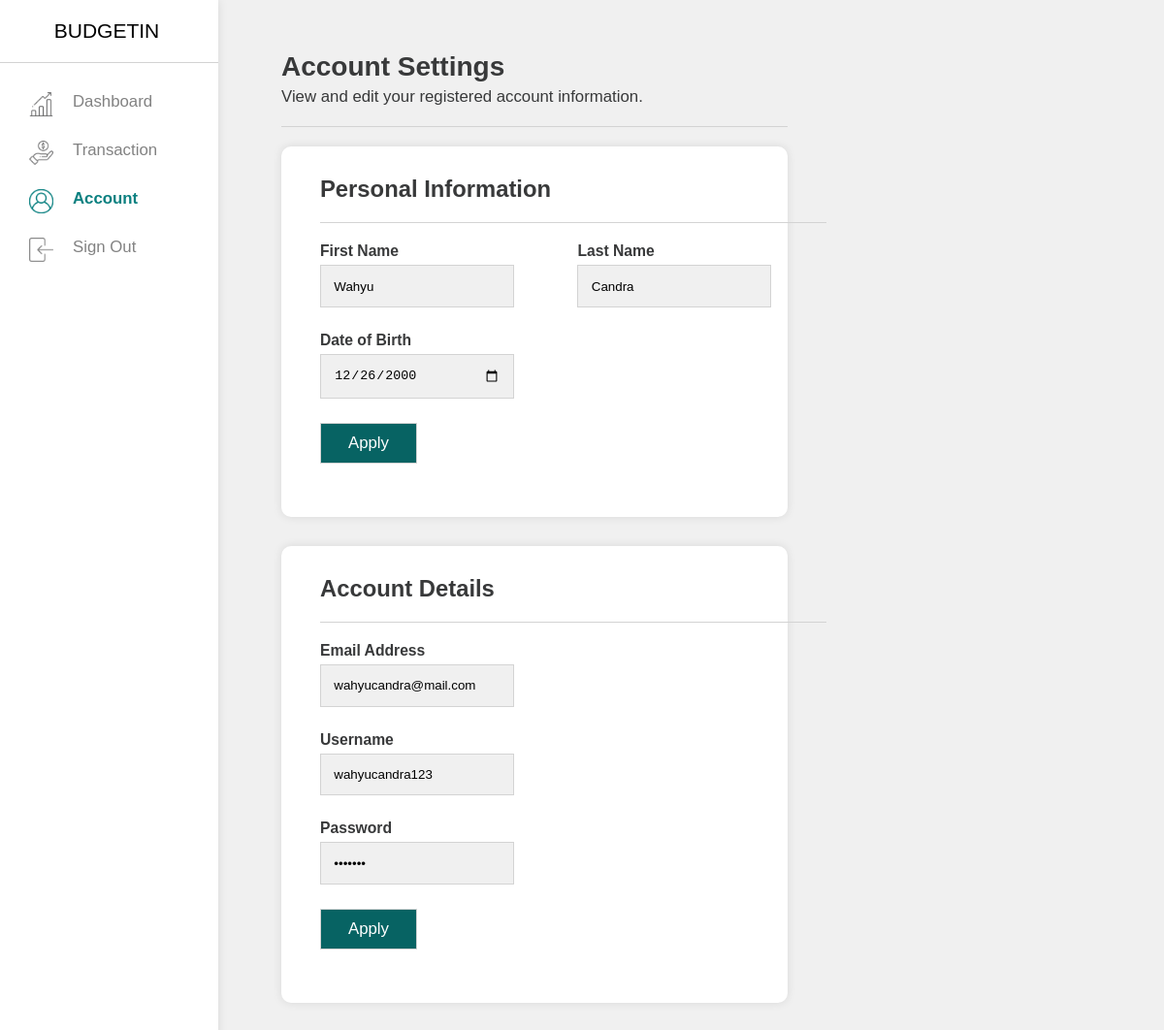
The app's page /app/account.php (signed in) with its own data.
### tables this page shows
CREATE TABLE `users` (
  `account_id` int(255) NOT NULL,
  `first_name` varchar(100) NOT NULL,
  `last_name` varchar(100) NOT NULL,
  `birth_date` date DEFAULT NULL,
  `username` varchar(100) NOT NULL,
  `email_address` varchar(100) NOT NULL,
  `password` varchar(20) NOT NULL
);

### app/account.php (the view, shortened to what this page needs)
<?php
    include 'phpscripts/connect.php';
    $id = $_SESSION['currentid'];
    $selectUser = "SELECT * FROM `users` WHERE `account_id` = '$id'";
    $userQuery = $connection->query($selectUser);
    if ($userQuery->num_rows > 0) {
        $row = $userQuery->fetch_assoc();
        $fname = $row['first_name'];
        $lname = $row['last_name'];
        $birth = $row['birth_date'];
        $email = $row['email_address'];
        $username = $row['username'];
        $password = $row['password'];
    }
?>
<!DOCTYPE html>
<html>
    <head>
        <link rel="stylesheet" type="text/css" href="css/style-global-app.css">
        <link rel="stylesheet" type="text/css" href="css/style-app-acc.css">
    </head>
    <body>
        <div class="wrapper">
            <div class="container-sidebar">
                <div class="container-sidebar-logo">
                    <a href="" class="logo-sidebar">BUDGETIN</a>
                </div>
                <div class="nav-and-acc">
                    <ul>
                        <li>
                            <button onclick="location.href='dashboard.php'" class="btn-sidebar">
                                <img src="img/icons/bar-chart.png" class="icons-sidebar">Dashboard</a>
                            </button>
                        </li>
                        <li>
                            <button onclick="location.href='transaction.html'" class="btn-sidebar">
                                <img src="img/icons/payment.png" class="icons-sidebar">Transaction</a>
                            </button>
                        </li>
                        <li>
                            <button class="btn-sidebar btn-sidebar-active">
                                <img src="img/icons/user-active.png" class="icons-sidebar">Account</a>
                            </button>
                        </li>
                        <li>
                            <button onclick="location.href='landing.html'" class="btn-sidebar">
                                <img src="img/icons/logout.png" class="icons-sidebar">Sign Out</a>
                            </button>
                        </li>
                    </ul>
                </div>
            </div>
            <div class="container-content">
                <div class="content-middle">
                    <div class="container-content-title">
                        <h2>Account Settings</h2>
                        <p>View and edit your registered account information.</p>
                    </div>
                    <div class="pane-content">
                        <h2>Personal Information</h2>
                        <form id="form_personal" action="phpscripts/users_edit_personal.php" method="POST" name="form_personal" autocomplete="off">
                            <ul>
                                <li>
                                    <div class="div-l">
                                        <label>First Name</label>
                                        <input type="text" value="<?php echo ($fname); ?>" id="fname" name="fname" placeholder="First name" class="textfield">
                                    </div>
                                    <div class="div-r">
                                        <label>Last Name</label>
                                        <input type="text" value="<?php echo ($lname); ?>" id="lname" name="lname" placeholder="Last name" class="textfield">
                                    </div>
                                </li>
                                <li>
                                    <label>Date of Birth</label>
                                    <input type="date" value="<?php echo ($birth); ?>" id="birth" name="birth" placeholder="Date of birth" class="textfield">
                                </li>
                                <li>
                                    <input type="submit" class="btn-save" value="Apply">
                                </li>
                            </ul>
                        </form>
                    </div>
                    <div class="pane-content">
                        <h2>Account Details</h2>
                        <form id="form_account" action="phpscripts/users_edit_account.php" method="POST" name="form_account" autocomplete="off">
                            <ul>
                                <li>
                                    <label>Email Address</label>
                                    <input type="text" value="<?php echo ($email); ?>" id="email" name="email" placeholder="Email address" class="textfield">
                                </li>
                                <li>
                                    <label>Username</label>
                                    <input type="text" value="<?php echo ($username); ?>" id="username" name="username" placeholder="Username" class="textfield">
                                </li>
                                <li>
                                    <label>Password</label>
                                    <input type="password" value="<?php echo ($password); ?>" id="password" name="password" placeholder="Password" class="textfield">
                                </li>
                                <li>
                                    <input type="submit" class="btn-save" value="Apply">
                                </li>
                            </ul>
                        </form>
                    </div>
                </div>
            </div>
        </div>
    </body>
</html>

### app/css/style-global-app.css (style rules this page uses)
body, html, .wrapper { margin: 0; padding: 0; height: 100%; width: 100%; scroll-behavior: smooth; scroll-padding: auto; font-family: Arial, Helvetica, sans-serif; font-size: 14px; background-color: #f0f0f0; }
.wrapper { width: 100%; height: 100%; overflow-y: scroll; overflow-x: hidden; }
.container-sidebar { width: 225px; margin: 0; height: 100vh; overflow: hidden; position: fixed; background-color: #ffffff; box-shadow: 0px 0px 10px 0 rgba(0, 0, 0, 0.1); }
.container-sidebar-logo { width: 100%; padding: 20px 0; margin-bottom: 20px; text-align: center; border-bottom: 1px solid #d3d3d3; }
.logo-sidebar { margin-right: 5px; font-size: 1.5em; font-weight: normal; cursor: pointer; text-decoration: none; color: #000000; }
.icons-sidebar { max-width: 25px; margin: 0 20px; float: left; }
.nav-and-acc { width: 100%; }
.nav-and-acc ul { list-style-type: none; padding: 0; }
.nav-and-acc li { margin-bottom: 5px; }
.btn-sidebar { width: 100%; height: 100%; padding: 10px; font-size: 1.2em; font-weight: 500; text-align: left; background-color: #ffffff; border: none; color: #828282; cursor: pointer; outline: none; }
.btn-sidebar-active { color: #0a8080; font-weight: 600; }
.container-content { padding: 30px 40px; margin-left: 250px; color: #38393a; }
.content-middle { width: 60%; display: inline-block; }
.container-content-title { text-align: left; border-bottom: 1px solid #d3d3d3; margin-bottom: 20px; }
.container-content h2 { font-size: 2em; margin-bottom: 0; }
.container-content p { font-size: 1.2em; margin: 5px 0 20px; font-weight: 500; }
.pane-content { width: 100%; padding: 30px 0; margin-bottom: 30px; font-size: 1.4em; background-color: #ffffff; border-radius: 10px; box-shadow: 0px 0px 10px 0 rgba(0, 0, 0, 0.1); }
.pane-content h2 { width: 100%; margin: 0 40px; padding-bottom: 20px; font-size: 1.7rem; border-bottom: 1px solid #d3d3d3; }
ul { list-style: none; }
form ul { margin-top: 20px; }
form li { margin-bottom: 25px; }
form div { display: inline-block; }
form .div-l { margin-right: 60px; }
form .div-r { vertical-align: top; margin-right: 0; }
form label { font-size: 0.8em; font-weight: 600; margin-bottom: 5px; display: block; }
form .textfield { padding: 1em; width: 200px; box-sizing: border-box; border: 1px solid #d3d3d3; background-color: #f0f0f0; outline: none; }

### app/css/style-app-acc.css (style rules this page uses)
.btn-save { padding: 0.6em; box-sizing: border-box; outline: none; width: 100px; border: 1px solid #d3d3d3; font-size: 1.2rem; background-color: #076363; color: #ffffff; cursor: pointer; }

### records on screen
users: fname "Wahyu", lname "Candra", birth "12/26/2000", email "wahyucandra@mail.com", username "wahyucandra123"
